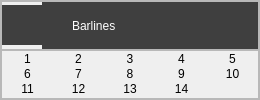
             <widget class="QFrame" name="Barlines">
              <property name="minimumSize">
               <size>
                <width>260</width>
                <height>0</height>
               </size>
              </property>
              <property name="maximumSize">
               <size>
                <width>250</width>
                <height>130</height>
               </size>
              </property>
              <property name="styleSheet">
               <string notr="true">QPushButton{
border:none;
}</string>
              </property>
              <property name="frameShape">
               <enum>QFrame::StyledPanel</enum>
              </property>
              <property name="frameShadow">
               <enum>QFrame::Raised</enum>
              </property>
              <property name="lineWidth">
               <number>1</number>
              </property>
              <layout class="QVBoxLayout" name="verticalLayout_3">
               <property name="spacing">
                <number>0</number>
               </property>
               <property name="leftMargin">
                <number>0</number>
               </property>
               <property name="topMargin">
                <number>0</number>
               </property>
               <property name="rightMargin">
                <number>0</number>
               </property>
               <property name="bottomMargin">
                <number>0</number>
               </property>
               <item>
                <widget class="QFrame" name="frame_4">
                 <property name="frameShape">
                  <enum>QFrame::StyledPanel</enum>
                 </property>
                 <property name="frameShadow">
                  <enum>QFrame::Raised</enum>
                 </property>
                 <layout class="QHBoxLayout" name="horizontalLayout_5">
                  <property name="spacing">
                   <number>0</number>
                  </property>
                  <property name="leftMargin">
                   <number>0</number>
                  </property>
                  <property name="topMargin">
                   <number>0</number>
                  </property>
                  <property name="rightMargin">
                   <number>0</number>
                  </property>
                  <property name="bottomMargin">
                   <number>0</number>
                  </property>
                  <item>
                   <widget class="QPushButton" name="dropdown1_4">
                    <property name="maximumSize">
                     <size>
                      <width>40</width>
                      <height>40</height>
                     </size>
                    </property>
                    <property name="sizeIncrement">
                     <size>
                      <width>1</width>
                      <height>10</height>
                     </size>
                    </property>
                    <property name="autoFillBackground">
                     <bool>false</bool>
                    </property>
                    <property name="styleSheet">
                     <string notr="true">QWidget{
	background-color: rgb(63, 63, 63);
	border:none;
}</string>
                    </property>
                    <property name="text">
                     <string/>
                    </property>
                    <property name="icon">
                     <iconset resource="../../../resources.qrc">
                      <normaloff>:/Icons/arrow-154-64.png</normaloff>
                      <normalon>:/Icons/arrow-216-64.png</normalon>:/Icons/arrow-154-64.png</iconset>
                    </property>
                    <property name="iconSize">
                     <size>
                      <width>10</width>
                      <height>30</height>
                     </size>
                    </property>
                    <property name="checkable">
                     <bool>true</bool>
                    </property>
                    <property name="autoDefault">
                     <bool>false</bool>
                    </property>
                    <property name="default">
                     <bool>false</bool>
                    </property>
                    <property name="flat">
                     <bool>false</bool>
                    </property>
                   </widget>
                  </item>
                  <item>
                   <widget class="QLabel" name="Barlines_Text">
                    <property name="maximumSize">
                     <size>
                      <width>1000</width>
                      <height>16777215</height>
                     </size>
                    </property>
                    <property name="styleSheet">
                     <string notr="true">QWidget{
	
	background-color: rgb(63, 63, 63);
	color:white;
}</string>
                    </property>
                    <property name="text">
                     <string>Barlines</string>
                    </property>
                    <property name="indent">
                     <number>30</number>
                    </property>
                   </widget>
                  </item>
                 </layout>
                </widget>
               </item>
               <item>
                <widget class="QFrame" name="Barlines_dropdown">
                 <property name="frameShape">
                  <enum>QFrame::StyledPanel</enum>
                 </property>
                 <property name="frameShadow">
                  <enum>QFrame::Raised</enum>
                 </property>
                 <layout class="QGridLayout" name="gridLayout_4">
                  <property name="leftMargin">
                   <number>0</number>
                  </property>
                  <property name="topMargin">
                   <number>0</number>
                  </property>
                  <property name="rightMargin">
                   <number>0</number>
                  </property>
                  <property name="bottomMargin">
                   <number>0</number>
                  </property>
                  <property name="spacing">
                   <number>0</number>
                  </property>
                  <item row="0" column="0">
                   <widget class="QPushButton" name="braceButton_4">
                    <property name="text">
                     <string>1</string>
                    </property>
                    <property name="checkable">
                     <bool>true</bool>
                    </property>
                   </widget>
                  </item>
                  <item row="0" column="1">
                   <widget class="QPushButton" name="reverseBraceButton_4">
                    <property name="text">
                     <string>2</string>
                    </property>
                    <property name="checkable">
                     <bool>true</bool>
                    </property>
                   </widget>
                  </item>
                  <item row="0" column="2">
                   <widget class="QPushButton" name="bracketButton_4">
                    <property name="text">
                     <string>3</string>
                    </property>
                    <property name="checkable">
                     <bool>true</bool>
                    </property>
                   </widget>
                  </item>
                  <item row="0" column="3">
                   <widget class="QPushButton" name="bracketTopButton_4">
                    <property name="text">
                     <string>4</string>
                    </property>
                    <property name="checkable">
                     <bool>true</bool>
                    </property>
                   </widget>
                  </item>
                  <item row="0" column="4">
                   <widget class="QPushButton" name="bracketBottomButton_4">
                    <property name="text">
                     <string>5</string>
                    </property>
                    <property name="checkable">
                     <bool>true</bool>
                    </property>
                   </widget>
                  </item>
                  <item row="1" column="0">
                   <widget class="QPushButton" name="reversedBracketTopButton_4">
                    <property name="text">
                     <string>6</string>
                    </property>
                    <property name="checkable">
                     <bool>true</bool>
                    </property>
                   </widget>
                  </item>
                  <item row="1" column="1">
                   <widget class="QPushButton" name="reversedBracketBottomButton_4">
                    <property name="text">
                     <string>7</string>
                    </property>
                    <property name="checkable">
                     <bool>true</bool>
                    </property>
                   </widget>
                  </item>
                  <item row="1" column="2">
                   <widget class="QPushButton" name="systemDividerButton_4">
                    <property name="text">
                     <string>8</string>
                    </property>
                    <property name="checkable">
                     <bool>true</bool>
                    </property>
                   </widget>
                  </item>
                  <item row="1" column="3">
                   <widget class="QPushButton" name="systemDividerLongButton_4">
                    <property name="text">
                     <string>9</string>
                    </property>
                    <property name="checkable">
                     <bool>true</bool>
                    </property>
                   </widget>
                  </item>
                  <item row="1" column="4">
                   <widget class="QPushButton" name="systemDividerExtraLongButton_4">
                    <property name="text">
                     <string>10</string>
                    </property>
                    <property name="checkable">
                     <bool>true</bool>
                    </property>
                   </widget>
                  </item>
                  <item row="2" column="0">
                   <widget class="QPushButton" name="splitBarDividerButton_4">
                    <property name="text">
                     <string>11</string>
                    </property>
                    <property name="checkable">
                     <bool>true</bool>
                    </property>
                   </widget>
                  </item>
                  <item row="2" column="1">
                   <widget class="QPushButton" name="staffDividerArrowDownButton_4">
                    <property name="text">
                     <string>12</string>
                    </property>
                    <property name="checkable">
                     <bool>true</bool>
                    </property>
                   </widget>
                  </item>
                  <item row="2" column="2">
                   <widget class="QPushButton" name="staffDividerArrowUpButton_4">
                    <property name="text">
                     <string>13</string>
                    </property>
                    <property name="checkable">
                     <bool>true</bool>
                    </property>
                   </widget>
                  </item>
                  <item row="2" column="3">
                   <widget class="QPushButton" name="staffDividerArrowUpDownButton_4">
                    <property name="text">
                     <string>14</string>
                    </property>
                    <property name="checkable">
                     <bool>true</bool>
                    </property>
                   </widget>
                  </item>
                 </layout>
                </widget>
               </item>
              </layout>
             </widget>
